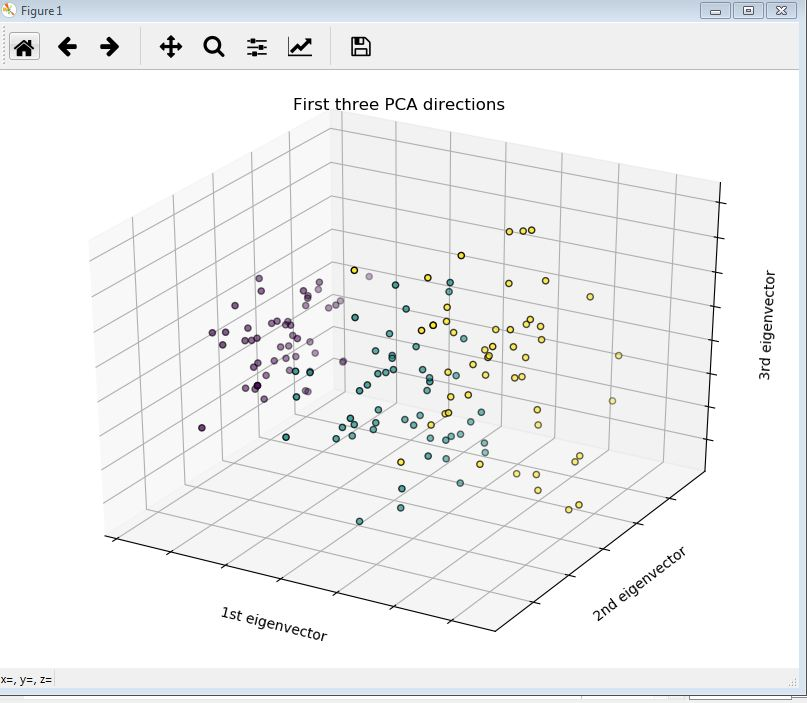

Source code (Python):
# -*- coding: utf-8 -*-
"""
Created on Mon Aug 13 01:56:26 2018

@author: Harekrishna
"""
# Import Liabraries
import numpy as np
import matplotlib.pyplot as plt
from mpl_toolkits.mplot3d import Axes3D
from sklearn import decomposition
from sklearn import datasets
import pandas as pd
# Loading IRIS dataset
from sklearn.datasets import load_iris
iris = load_iris()
df=pd.DataFrame(iris['data'],columns=iris['feature_names'])
# Scaling of Input data using StandardScalar
from sklearn.preprocessing import StandardScaler
scaler=StandardScaler()
scaler.fit(df)
scaled_data=scaler.transform(df)
# Dimensionality reduction from 4D data to3D data
from sklearn.decomposition import PCA
pca=PCA(n_components=3)
pca.fit(scaled_data)
x_pca=pca.transform(scaled_data)
scaled_data.shape
x_pca.shape

# Visualisization
from mpl_toolkits.mplot3d import Axes3D

fig = plt.figure(1, figsize=(8, 6))
ax = Axes3D(fig)

# Reorder the labels to have colors matching the cluster results
ax.scatter(x_pca[:, 0], x_pca[:, 1], x_pca[:, 2], c=iris['target'] , edgecolor='k')
ax.set_title("First three PCA directions")
ax.set_xlabel("1st eigenvector")
ax.w_xaxis.set_ticklabels([])
ax.set_ylabel("2nd eigenvector")
ax.w_yaxis.set_ticklabels([])
ax.set_zlabel("3rd eigenvector")
ax.w_zaxis.set_ticklabels([])

plt.show()
